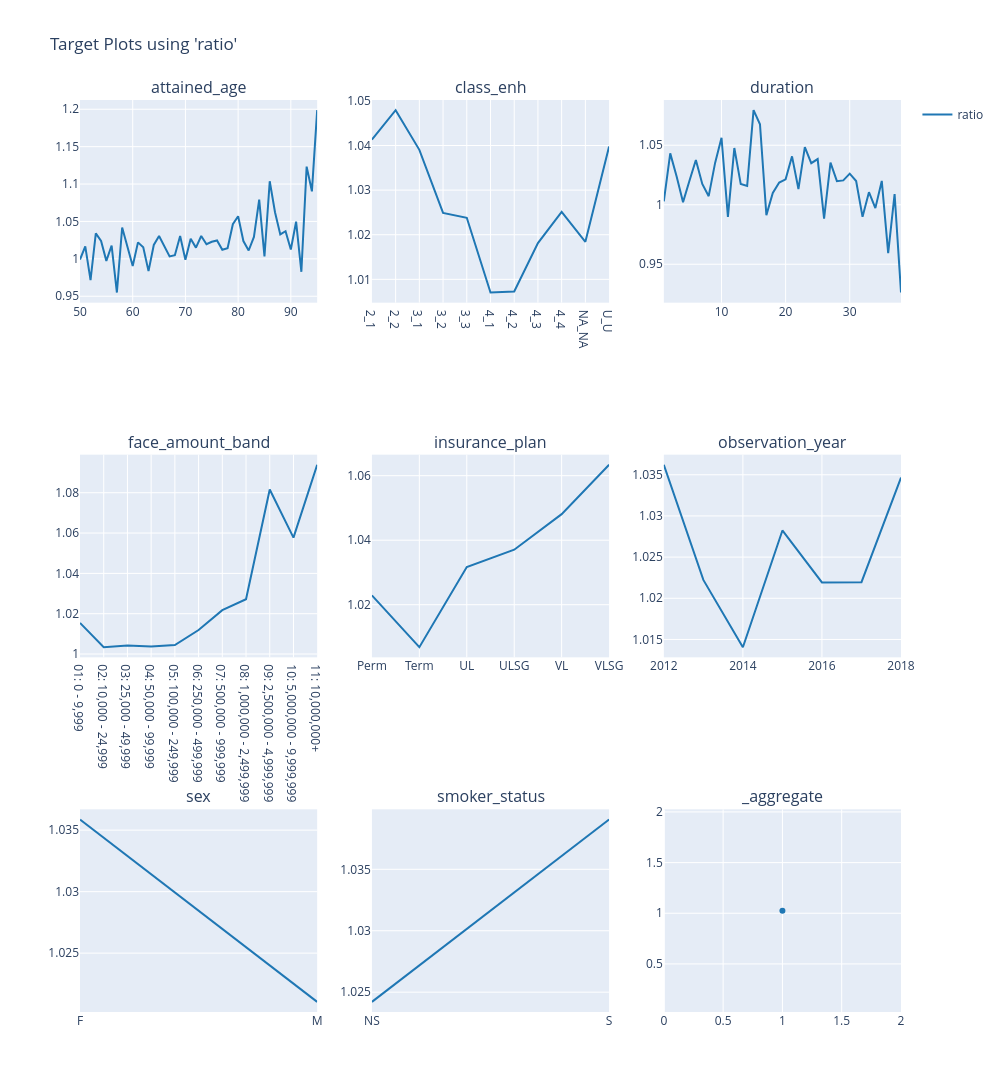

Notebook code cell kept with this figure:
### Markdown cell above
### Train/Test Ratios

### Code cell
# train
charters.target(
    df=model_data.loc[X_train.index],
    target="ratio",
    cols=3,
    features=model_features,
    numerator=["death_claim_amount"],
    denominator=["exp_amt_neural"],
).show()

### Figure 1 — Plotly figure (JSON) as saved in the notebook; plotly's stock layout.template omitted (floating-point values rounded to 4 significant figures)
{"data": [{"line": {"color": "#1F77B4"}, "mode": "lines", "name": "ratio", "showlegend": true, "type": "scatter", "x": [50, 51, 52, 53, 54, 55, 56, 57, 58, 59, 60, 61, 62, 63, 64, 65, 66, 67, 68, 69, 70, 71, 72, 73, 74, 75, 76, 77, 78, 79, 80, 81, 82, 83, 84, 85, 86, 87, 88, 89, 90, 91, 92, 93, 94, 95], "xaxis": "x", "y": [0.9991, 1.017, 0.9714, 1.034, 1.024, 0.9973, 1.018, 0.955, 1.042, 1.017, 0.9906, 1.022, 1.015, 0.9836, 1.019, 1.031, 1.016, 1.003, 1.005, 1.031, 0.9987, 1.027, 1.015, 1.031, 1.02, 1.023, 1.025, 1.012, 1.014, 1.046, 1.057, 1.024, 1.011, 1.029, 1.079, 1.003, 1.104, 1.062, 1.033, 1.037, 1.012, 1.05, 0.9827, 1.123, 1.09, 1.199], "yaxis": "y"}, {"line": {"color": "#1F77B4"}, "mode": "lines", "name": "ratio", "showlegend": false, "type": "scatter", "x": ["2_1", "2_2", "3_1", "3_2", "3_3", "4_1", "4_2", "4_3", "4_4", "NA_NA", "U_U"], "xaxis": "x2", "y": [1.041, 1.048, 1.039, 1.025, 1.024, 1.007, 1.007, 1.018, 1.025, 1.018, 1.04], "yaxis": "y2"}, {"line": {"color": "#1F77B4"}, "mode": "lines", "name": "ratio", "showlegend": false, "type": "scatter", "x": [1, 2, 3, 4, 5, 6, 7, 8, 9, 10, 11, 12, 13, 14, 15, 16, 17, 18, 19, 20, 21, 22, 23, 24, 25, 26, 27, 28, 29, 30, 31, 32, 33, 34, 35, 36, 37, 38], "xaxis": "x3", "y": [1.003, 1.043, 1.024, 1.002, 1.02, 1.038, 1.017, 1.007, 1.035, 1.056, 0.9898, 1.048, 1.017, 1.016, 1.08, 1.068, 0.9913, 1.01, 1.019, 1.021, 1.041, 1.013, 1.048, 1.035, 1.038, 0.9884, 1.035, 1.02, 1.02, 1.026, 1.02, 0.9898, 1.011, 0.9971, 1.02, 0.9593, 1.009, 0.9262], "yaxis": "y3"}, {"line": {"color": "#1F77B4"}, "mode": "lines", "name": "ratio", "showlegend": false, "type": "scatter", "x": ["01: 0 - 9,999", "02: 10,000 - 24,999", "03: 25,000 - 49,999", "04: 50,000 - 99,999", "05: 100,000 - 249,999", "06: 250,000 - 499,999", "07: 500,000 - 999,999", "08: 1,000,000 - 2,499,999", "09: 2,500,000 - 4,999,999", "10: 5,000,000 - 9,999,999", "11: 10,000,000+"], "xaxis": "x4", "y": [1.015, 1.003, 1.004, 1.004, 1.004, 1.012, 1.022, 1.027, 1.082, 1.058, 1.094], "yaxis": "y4"}, {"line": {"color": "#1F77B4"}, "mode": "lines", "name": "ratio", "showlegend": false, "type": "scatter", "x": ["Perm", "Term", "UL", "ULSG", "VL", "VLSG"], "xaxis": "x5", "y": [1.023, 1.007, 1.032, 1.037, 1.048, 1.063], "yaxis": "y5"}, {"line": {"color": "#1F77B4"}, "mode": "lines", "name": "ratio", "showlegend": false, "type": "scatter", "x": [2012, 2013, 2014, 2015, 2016, 2017, 2018], "xaxis": "x6", "y": [1.036, 1.022, 1.014, 1.028, 1.022, 1.022, 1.035], "yaxis": "y6"}, {"line": {"color": "#1F77B4"}, "mode": "lines", "name": "ratio", "showlegend": false, "type": "scatter", "x": ["F", "M"], "xaxis": "x7", "y": [1.036, 1.021], "yaxis": "y7"}, {"line": {"color": "#1F77B4"}, "mode": "lines", "name": "ratio", "showlegend": false, "type": "scatter", "x": ["NS", "S"], "xaxis": "x8", "y": [1.024, 1.039], "yaxis": "y8"}, {"line": {"color": "#1F77B4"}, "mode": "markers", "name": "ratio", "showlegend": false, "type": "scatter", "x": [1], "xaxis": "x9", "y": [1.026], "yaxis": "y9"}], "layout": {"annotations": [{"font": {"size": 16}, "showarrow": false, "text": "attained_age", "x": 0.1444, "xanchor": "center", "xref": "paper", "y": 1, "yanchor": "bottom", "yref": "paper"}, {"font": {"size": 16}, "showarrow": false, "text": "class_enh", "x": 0.5, "xanchor": "center", "xref": "paper", "y": 1, "yanchor": "bottom", "yref": "paper"}, {"font": {"size": 16}, "showarrow": false, "text": "duration", "x": 0.8556, "xanchor": "center", "xref": "paper", "y": 1, "yanchor": "bottom", "yref": "paper"}, {"font": {"size": 16}, "showarrow": false, "text": "face_amount_band", "x": 0.1444, "xanchor": "center", "xref": "paper", "y": 0.6111, "yanchor": "bottom", "yref": "paper"}, {"font": {"size": 16}, "showarrow": false, "text": "insurance_plan", "x": 0.5, "xanchor": "center", "xref": "paper", "y": 0.6111, "yanchor": "bottom", "yref": "paper"}, {"font": {"size": 16}, "showarrow": false, "text": "observation_year", "x": 0.8556, "xanchor": "center", "xref": "paper", "y": 0.6111, "yanchor": "bottom", "yref": "paper"}, {"font": {"size": 16}, "showarrow": false, "text": "sex", "x": 0.1444, "xanchor": "center", "xref": "paper", "y": 0.2222, "yanchor": "bottom", "yref": "paper"}, {"font": {"size": 16}, "showarrow": false, "text": "smoker_status", "x": 0.5, "xanchor": "center", "xref": "paper", "y": 0.2222, "yanchor": "bottom", "yref": "paper"}, {"font": {"size": 16}, "showarrow": false, "text": "_aggregate", "x": 0.8556, "xanchor": "center", "xref": "paper", "y": 0.2222, "yanchor": "bottom", "yref": "paper"}], "height": 1200, "legend": {"orientation": "v", "x": 1.02, "xanchor": "left", "y": 1, "yanchor": "top"}, "title": {"text": "Target Plots using 'ratio'"}, "width": 1000, "xaxis": {"anchor": "y", "domain": [0, 0.2889]}, "xaxis2": {"anchor": "y2", "domain": [0.3556, 0.6444]}, "xaxis3": {"anchor": "y3", "domain": [0.7111, 1]}, "xaxis4": {"anchor": "y4", "domain": [0, 0.2889]}, "xaxis5": {"anchor": "y5", "domain": [0.3556, 0.6444]}, "xaxis6": {"anchor": "y6", "domain": [0.7111, 1]}, "xaxis7": {"anchor": "y7", "domain": [0, 0.2889]}, "xaxis8": {"anchor": "y8", "domain": [0.3556, 0.6444]}, "xaxis9": {"anchor": "y9", "domain": [0.7111, 1]}, "yaxis": {"anchor": "x", "domain": [0.7778, 1], "type": "-"}, "yaxis2": {"anchor": "x2", "domain": [0.7778, 1]}, "yaxis3": {"anchor": "x3", "domain": [0.7778, 1]}, "yaxis4": {"anchor": "x4", "domain": [0.3889, 0.6111]}, "yaxis5": {"anchor": "x5", "domain": [0.3889, 0.6111]}, "yaxis6": {"anchor": "x6", "domain": [0.3889, 0.6111]}, "yaxis7": {"anchor": "x7", "domain": [0, 0.2222]}, "yaxis8": {"anchor": "x8", "domain": [0, 0.2222]}, "yaxis9": {"anchor": "x9", "domain": [0, 0.2222]}}}
